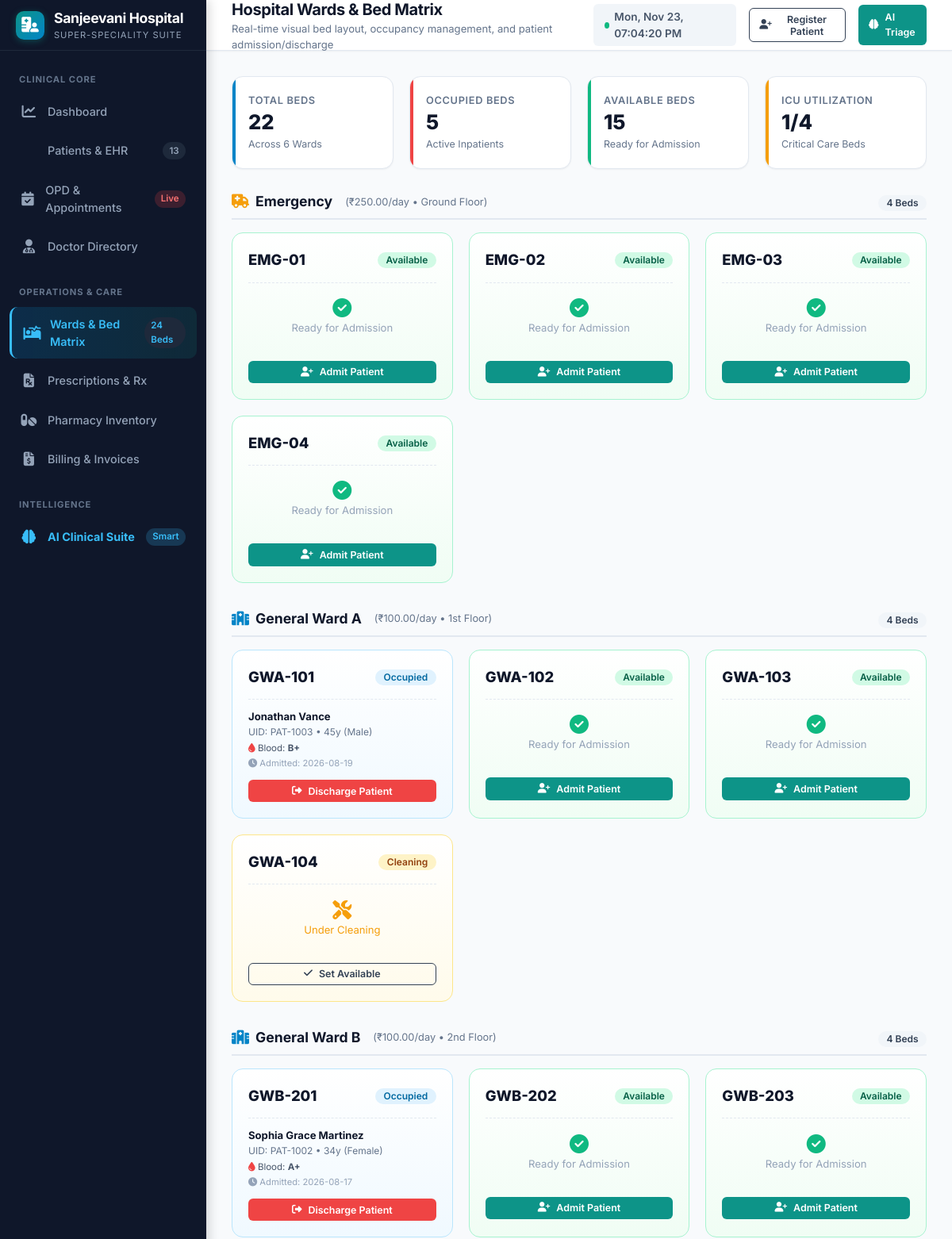
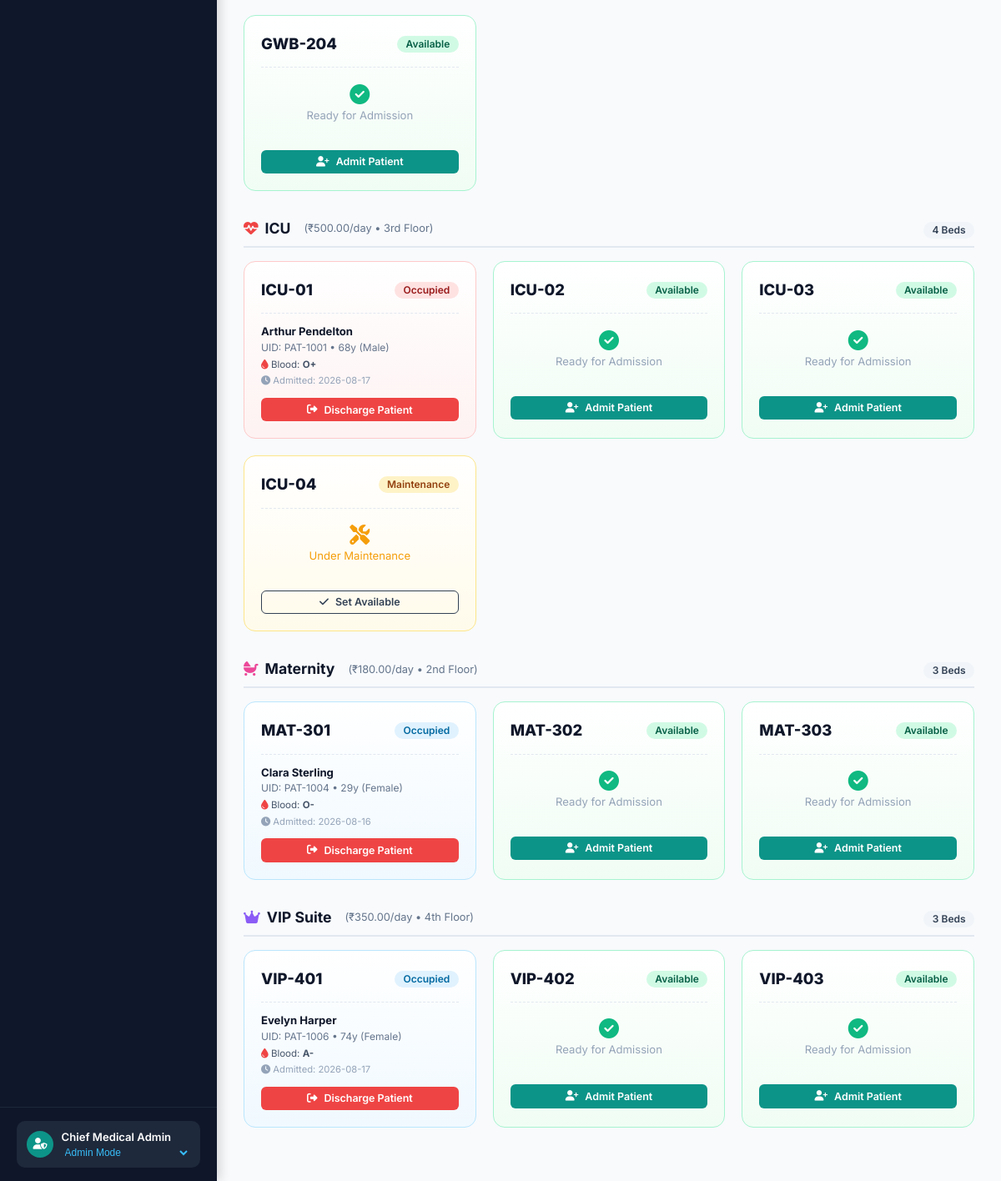
Before: /beds with the older database file (2 pictures, top to bottom).
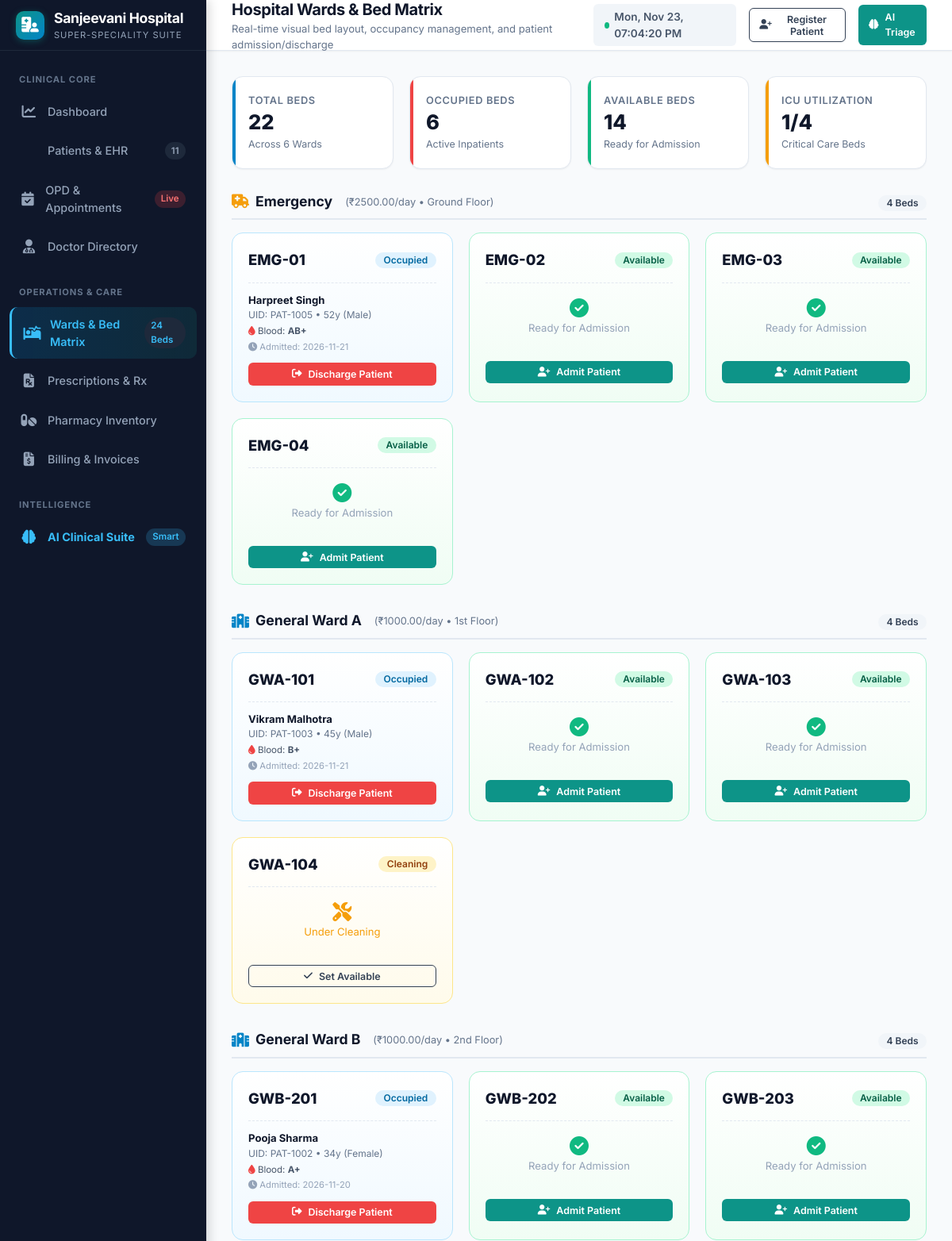
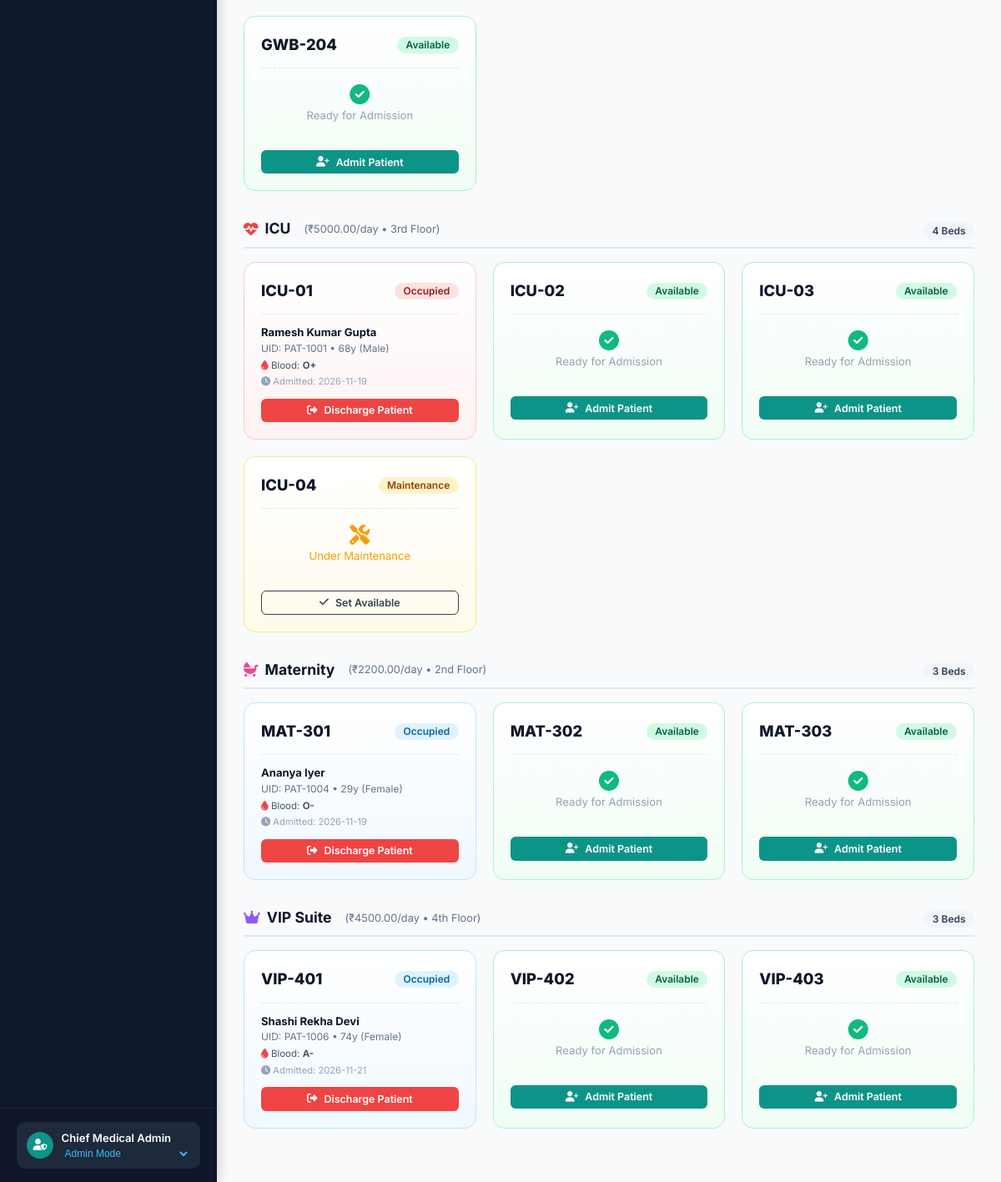
After: the same page with the newer database file (2 pictures, top to bottom).
### tables this page shows
CREATE TABLE beds (
        id INTEGER PRIMARY KEY AUTOINCREMENT,
        bed_number TEXT UNIQUE NOT NULL,
        ward TEXT NOT NULL, -- 'ICU', 'Emergency', 'General Ward A', 'General Ward B', 'Maternity', 'VIP Suite'
        floor TEXT,
        daily_rate REAL NOT NULL,
        status TEXT DEFAULT 'Available', -- 'Available', 'Occupied', 'Maintenance', 'Cleaning'
        patient_id INTEGER,
        admitted_at TIMESTAMP,
        FOREIGN KEY (patient_id) REFERENCES patients(id) ON DELETE SET NULL
    );

CREATE TABLE patients (
        id INTEGER PRIMARY KEY AUTOINCREMENT,
        patient_uid TEXT UNIQUE NOT NULL,
        name TEXT NOT NULL,
        age INTEGER NOT NULL,
        gender TEXT NOT NULL,
        blood_group TEXT,
        phone TEXT,
        email TEXT,
        address TEXT,
        emergency_contact_name TEXT,
        emergency_contact_phone TEXT,
        allergies TEXT,
        chronic_conditions TEXT,
        admission_status TEXT DEFAULT 'Outpatient', -- 'Outpatient', 'Admitted', 'Discharged', 'Emergency'
        bed_id INTEGER,
        created_at TIMESTAMP DEFAULT CURRENT_TIMESTAMP,
        FOREIGN KEY (bed_id) REFERENCES beds(id) ON DELETE SET NULL
    );

### app.py (the view)
@app.get("/beds", response_class=HTMLResponse)
async def beds_page(request: Request, ward: Optional[str] = None):
    beds = get_all_beds(ward_filter=ward or "")
    wards = {}
    for b in beds:
        w = b["ward"]
        if w not in wards:
            wards[w] = []
        wards[w].append(b)
    occupied_count = sum(1 for b in beds if b["status"] == "Occupied")
    available_count = sum(1 for b in beds if b["status"] == "Available")
    icu_total = sum(1 for b in beds if b["ward"] == "ICU")
    icu_occupied = sum(1 for b in beds if b["ward"] == "ICU" and b["status"] == "Occupied")
    all_p = get_all_patients()
    outpatients = [p for p in all_p if p["admission_status"] != "Admitted"]
    metrics = get_dashboard_metrics()
    return templates.TemplateResponse(
        request=request,
        name="beds.html",
        context={
            "active_page": "beds",
            "beds": beds,
            "wards": wards,
            "occupied_count": occupied_count,
            "available_count": available_count,
            "icu_total": icu_total,
            "icu_occupied": icu_occupied,
            "outpatient_list": outpatients,
            "total_patients": metrics["total_patients"]
        }
    )

### templates/beds.html (shortened to what the changed rows need)
{% extends "base.html" %}
{% block page_title %}Hospital Wards & Bed Matrix{% endblock %}
{% block content %}
<div class="stats-grid" style="grid-template-columns: repeat(auto-fit, minmax(200px, 1fr));">
    <div class="stat-card red">
        <div class="stat-content">
            <div class="stat-label">Occupied Beds</div>
            <div class="stat-value">{{ occupied_count }}</div>
            <div class="stat-sub">Active Inpatients</div>
        </div>
    </div>
    <div class="stat-card green">
        <div class="stat-content">
            <div class="stat-label">Available Beds</div>
            <div class="stat-value">{{ available_count }}</div>
            <div class="stat-sub">Ready for Admission</div>
        </div>
    </div>
</div>
{% for ward_name, ward_beds in wards.items() %}
<div class="ward-section">
    <div class="ward-header">
        <div class="ward-title">
            {% if 'ICU' in ward_name %}
            <i class="fas fa-heartbeat" style="color:var(--danger);"></i>
            {% elif 'Emergency' in ward_name %}
            <i class="fas fa-ambulance" style="color:#f59e0b;"></i>
            {% elif 'VIP' in ward_name %}
            <i class="fas fa-crown" style="color:#8b5cf6;"></i>
            {% elif 'Maternity' in ward_name %}
            <i class="fas fa-baby-carriage" style="color:#ec4899;"></i>
            {% else %}
            <i class="fas fa-hospital-alt" style="color:var(--primary);"></i>
            {% endif %}
            <span>{{ ward_name }}</span>
            <span style="font-size:0.8rem; font-weight:normal; color:var(--slate-500); margin-left:8px;">
                (₹{{ "%.2f"|format(ward_beds[0].daily_rate) }}/day • {{ ward_beds[0].floor }})
            </span>
        </div>
        <div>
            <span class="badge badge-slate">{{ ward_beds|length }} Beds</span>
        </div>
    </div>
    <div class="beds-grid">
        {% for b in ward_beds %}
        <div class="bed-card {% if b.status == 'Available' %}available{% elif b.status == 'Occupied' %}{% if 'ICU' in ward_name %}icu-occupied{% else %}occupied{% endif %}{% else %}maintenance{% endif %}">
            <div class="bed-top">
                <div class="bed-number">{{ b.bed_number }}</div>
                <span class="badge {% if b.status == 'Available' %}badge-success{% elif b.status == 'Occupied' %}{% if 'ICU' in ward_name %}badge-danger{% else %}badge-primary{% endif %}{% else %}badge-warning{% endif %}">
                    {{ b.status }}
                </span>
            </div>
            {% if b.status == 'Occupied' and b.patient_name %}
            <div class="bed-patient-info">
                <div style="font-weight:700; color:var(--slate-900);">{{ b.patient_name }}</div>
                <div style="font-size:0.75rem; color:var(--slate-500);">
                    UID: {{ b.patient_uid }} • {{ b.patient_age }}y ({{ b.patient_gender }})
                </div>
                <div style="font-size:0.72rem; color:var(--slate-600); margin-top:3px;">
                    <i class="fas fa-tint" style="color:var(--danger);"></i> Blood: <strong>{{ b.patient_blood_group or 'N/A' }}</strong>
                </div>
                {% if b.admitted_at %}
                <div style="font-size:0.7rem; color:var(--slate-400); margin-top:2px;">
                    <i class="fas fa-clock"></i> Admitted: {{ b.admitted_at[:10] }}
                </div>
                {% endif %}
            </div>
            <div style="margin-top:0.75rem; display:flex; justify-content:space-between; align-items:center;">
                <button class="btn btn-danger btn-sm" style="width:100%;" onclick="dischargePatient({{ b.patient_id }})">
                    <i class="fas fa-sign-out-alt"></i> Discharge Patient
                </button>
            </div>
            {% elif b.status == 'Available' %}
            <div class="bed-patient-info" style="color:var(--slate-400); text-align:center; padding:1.2rem 0;">
                <i class="fas fa-check-circle" style="color:var(--success); font-size:1.5rem; margin-bottom:4px; display:block;"></i>
                Ready for Admission
            </div>
            <button class="btn btn-teal btn-sm" style="width:100%;" onclick="openAdmitModal({{ b.id }}, '{{ b.bed_number }}', '{{ b.ward }}')">
                <i class="fas fa-user-plus"></i> Admit Patient
            </button>
            {% else %}
            <div class="bed-patient-info" style="color:var(--warning); text-align:center; padding:1.2rem 0;">
                <i class="fas fa-tools" style="font-size:1.5rem; margin-bottom:4px; display:block;"></i>
                Under {{ b.status }}
            </div>
            <button class="btn btn-outline btn-sm" style="width:100%;" onclick="updateBedStatus({{ b.id }}, 'Available')">
                <i class="fas fa-check"></i> Set Available
            </button>
            {% endif %}
        </div>
        {% endfor %}
    </div>
</div>
{% endfor %}
{% endblock %}

Changed rows visible on the page:
changed beds "EMG-01": daily_rate "250.00" → "2500.00"; status "Available" → "Occupied"; patient_name (not shown) → "Harpreet Singh"; patient_uid (not shown) → "PAT-1005"; patient_age (not shown) → "52"; patient_gender (not shown) → "Male"; blood_group (not shown) → "AB+"; admitted_at (not shown) → "2026-11-21"; patient_id empty → 5 (drawn); status "Ready for Admission Admit Patient" → "UID: • y ( ) Blood: Admitted: Discharge Patient"
changed beds "GWA-101": daily_rate "100.00" → "1000.00"; patient_name "Jonathan Vance" → "Vikram Malhotra"; admitted_at "2026-08-19" → "2026-11-21"
changed beds "GWB-201": daily_rate "100.00" → "1000.00"; patient_name "Sophia Grace Martinez" → "Pooja Sharma"; admitted_at "2026-08-17" → "2026-11-20"
changed beds "ICU-01": daily_rate "500.00" → "5000.00"; patient_name "Arthur Pendelton" → "Ramesh Kumar Gupta"; admitted_at "2026-08-17" → "2026-11-19"
changed beds "MAT-301": daily_rate "180.00" → "2200.00"; patient_name "Clara Sterling" → "Ananya Iyer"; admitted_at "2026-08-16" → "2026-11-19"
changed beds "VIP-401": daily_rate "350.00" → "4500.00"; patient_name "Evelyn Harper" → "Shashi Rekha Devi"; admitted_at "2026-08-17" → "2026-11-21"
Other visible differences:
{{ total_patients or 10 }}: "13" → "11"
{{ occupied_count }}: "5" → "6"
{{ available_count }}: "15" → "14"
